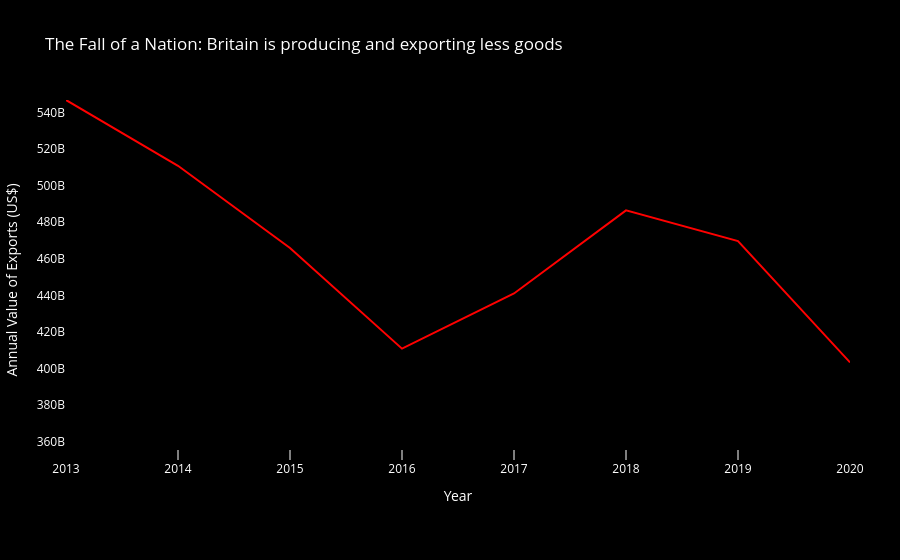

Write notebook code for a chart like this one.
### Code cell
# Filter the data for years 2013 and after
gb_filtered = gb_sorted[gb_sorted['Year'] >= 2013]

# Create the plot
fig = px.line(
    gb_filtered,
    x='Year',
    y='average_value_Merchandise exports (current US$)',
    title='The Fall of a Nation: Britain is producing and exporting less goods',
    labels={'average_value_Merchandise exports (current US$)': 'Annual Value of Exports (US$)'}
)

# Update line color to red
fig.update_traces(line=dict(color='red'))  

# Update layout: black background, white text, and remove gridlines
fig.update_layout(
    plot_bgcolor='black',
    paper_bgcolor='black',
    font=dict(color='white'),
    title_font=dict(color='white'),
    xaxis=dict(
        color='white', 
        showgrid=False,  # Remove x-axis gridlines
        tickmode='array',
        tickvals=gb_filtered['Year'].unique(),  # Ensure each year gets its own label
        tickangle=0,  # Angle the ticks to prevent overlap
        ticks="inside",  # Move the ticks inside the axis
        ticklen=10,  # Increase the tick length for better readability
        tickwidth=1  # Make the ticks a bit thicker for better visibility
    ),
    yaxis=dict(
        color='white', 
        showgrid=False, 
        rangemode='normal',  # Make sure the range is respected
        range=[350000000000, gb_filtered['average_value_Merchandise exports (current US$)'].max()]  # Y-axis starts at 350 billion
    ),
    margin=dict(l=50, r=50, t=100, b=100)  # Adjust margins for space
)

fig.show()

### Figure 1 — Plotly figure (JSON) as saved in the notebook; plotly's stock layout.template omitted (floating-point values rounded to 4 significant figures)
{"data": [{"hovertemplate": "Year=%{x}<br>Annual Value of Exports (US$)=%{y}<extra></extra>", "legendgroup": "", "line": {"color": "red", "dash": "solid"}, "marker": {"symbol": "circle"}, "mode": "lines", "name": "", "orientation": "v", "showlegend": false, "type": "scatter", "x": [2013, 2014, 2015, 2016, 2017, 2018, 2019, 2020], "xaxis": "x", "y": [546800000000.0, 510800000000.0, 465800000000.0, 410900000000.0, 441000000000.0, 486400000000.0, 469700000000.0, 403300000000.0], "yaxis": "y"}], "layout": {"font": {"color": "white"}, "legend": {"tracegroupgap": 0}, "margin": {"b": 100, "l": 50, "r": 50, "t": 100}, "paper_bgcolor": "black", "plot_bgcolor": "black", "title": {"font": {"color": "white"}, "text": "The Fall of a Nation: Britain is producing and exporting less goods"}, "xaxis": {"anchor": "y", "color": "white", "domain": [0, 1], "showgrid": false, "tickangle": 0, "ticklen": 10, "tickmode": "array", "ticks": "inside", "tickvals": [2013, 2014, 2015, 2016, 2017, 2018, 2019, 2020], "tickwidth": 1, "title": {"text": "Year"}}, "yaxis": {"anchor": "x", "color": "white", "domain": [0, 1], "range": [350000000000, 546755000000], "rangemode": "normal", "showgrid": false, "title": {"text": "Annual Value of Exports (US$)"}}}}
